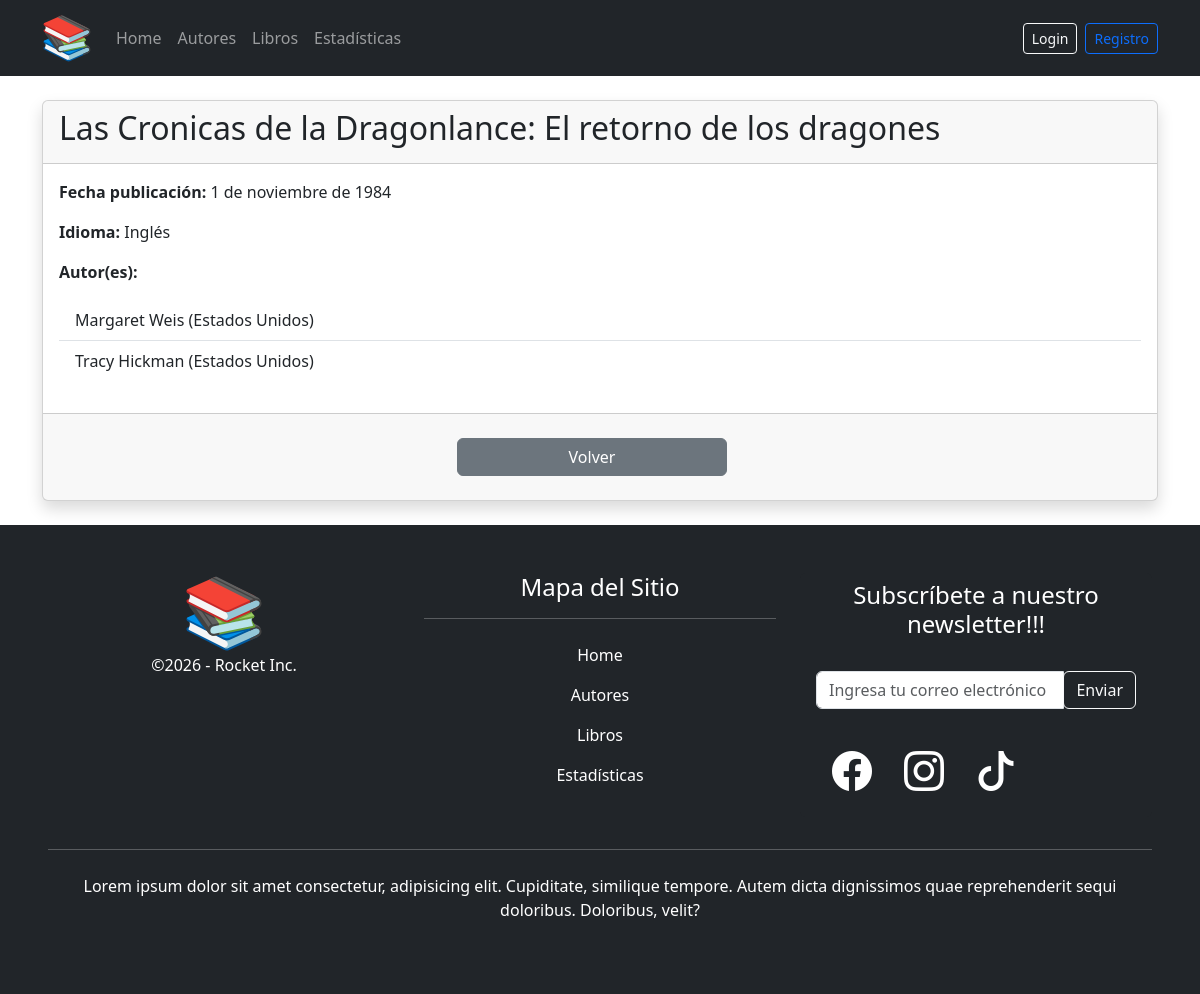
The page /libros/2/ on the database its author committed.
### core/models.py (models this page shows, shortened)
class Libro(models.Model):
    IDIOMAS = [
        ('EN','Inglés'),
        ('ES','Español'),
        ('DE','Alemán'),
        ('FR','Francés'),
        ('PT','Portugués'),
        ('IT','Italiano'),
    ]
    titulo = models.CharField(max_length=250)
    fecha_publicacion = models.DateField()
    idioma = models.CharField(max_length=2,choices=IDIOMAS)
    paginas = models.PositiveIntegerField(verbose_name='páginas',default=0)
    autores = models.ManyToManyField(Autor,related_name='libros')
    class Meta:
        verbose_name = 'libro'
        verbose_name_plural = 'libros'
        ordering = ['idioma','titulo']

class Autor(models.Model):
    autor = models.CharField(max_length=100,verbose_name="Autor")
    pais = models.CharField(max_length=100,verbose_name="País")
    class Meta:
        verbose_name = 'autor'
        verbose_name_plural = 'autores'
        ordering = ['autor']

### core/views.py (the view)
# urls.py: path('libros/<int:pk>/', LibroDetailView.as_view(), name='libro_detail'),
class LibroDetailView(DetailView):
    model = Libro
    template_name = 'core/libro/libro_detail.html'
    context_object_name = 'libro'

### core/templates/core/libro/libro_detail.html (shortened to what this page needs)
{% extends 'core/base.html' %}
{% load static %}
{% block content %}
<div class="container">
    <div class="card shadow my-4">
        <div class="card-header">
            <h2>{{ libro.titulo }}</h2>
        </div>
        <div class="card-body">
            <p><strong>Fecha publicación: </strong>{{libro.fecha_publicacion | date}}</p>
            <p><strong>Idioma: </strong>{{ libro.get_idioma_display }}</p>
            <p><strong>Autor(es): </strong></p>
            <ul class="list-group list-group-flush mb-3">
                {% for autor in libro.autores.all %}
                <li class="list-group-item">{{ autor.autor }} ({{ autor.pais }})</li>
                {% empty %}
                <li class="list-group-item text-muted">
                    Sin autores asociados
                </li>
                {% endfor %}
            </ul>
        </div>
        <div class="card-footer text-center">
            <a class="btn btn-secondary my-3 me-3 w-25" href="{% url 'libro_list' %}">Volver</a>
        </div>
    </div>
</div>
{% endblock %}

### rows shown on the page
Libro: titulo "Las Cronicas de la Dragonlance: El retorno de los dragones", fecha_publicacion "1 de noviembre de 1984", idioma "Inglés"
Autor: autor "Margaret Weis", pais "Estados Unidos"
Autor: autor "Tracy Hickman", pais "Estados Unidos"
